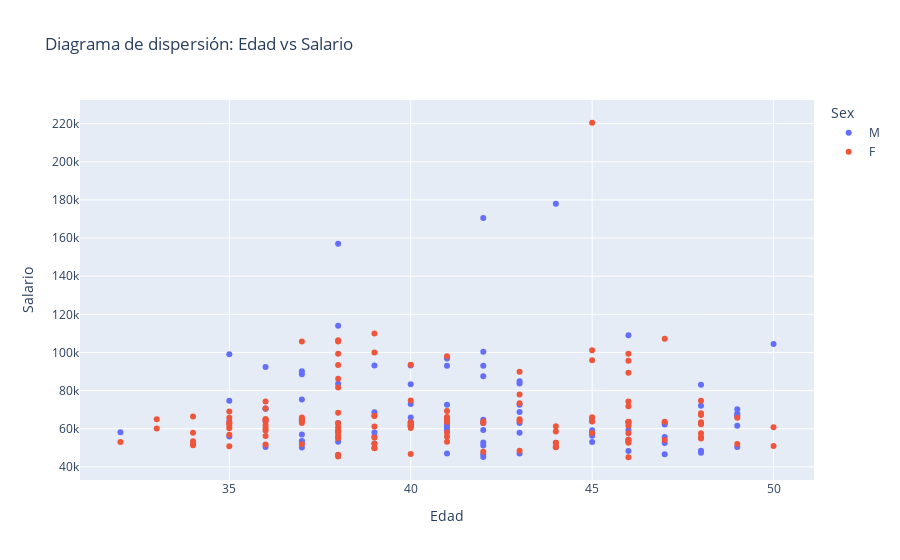

Notebook code cell kept with this figure:
### Markdown cell above
## 1. Edad vs Salario

Diagrama de dispersión

### Code cell
from datetime import datetime

# Primero tengo que calcular la edad a partir de la fecha de nacimiento
df["DOB"] = pd.to_datetime(df["DOB"], errors="coerce")
today = pd.to_datetime("today")
df["Edad"] = (today - df["DOB"]).dt.days // 365

# Asegurarse que DOB no tiene nan
df = df[df["DOB"].notna() & (df["DOB"] < today)]

# Calcular edad
df["Edad"] = ((today - df["DOB"]).dt.days // 365).astype(int)

# Filtrar edades razonables porque hay errores en los datos
df = df[(df["Edad"] > 17) & (df["Edad"] < 100)]  # por ejemplo: 18 a 99 años

# Diagrama de dispersión Edad vs Salario
fig1 = px.scatter(
    df,
    x="Edad",
    y="Salary",
    color="Sex",
    title="Diagrama de dispersión: Edad vs Salario",
    hover_data=["Employee_Name", "Department", "Position"],
    labels={"Edad": "Edad", "Salary": "Salario"},
    
    
)
fig1.show()

### Figure 1 — Plotly figure (JSON) as saved in the notebook; plotly's stock layout.template omitted (floating-point values rounded to 4 significant figures; data arrays with more than 128 entries replaced by an {"elided": "..."} marker saying what was removed)
{"data": [{"customdata": {"elided": "98x3 str values"}, "hovertemplate": "Sex=M <br>Edad=%{x}<br>Salario=%{y}<br>Employee_Name=%{customdata[0]}<br>Department=%{customdata[1]}<br>Position=%{customdata[2]}<extra></extra>", "legendgroup": "M ", "marker": {"color": "#636efa", "symbol": "circle"}, "mode": "markers", "name": "M ", "orientation": "v", "showlegend": true, "type": "scatter", "x": [41, 50, 42, 37, 36, 41, 47, 43, 46, 41, 47, 41, 42, 41, 39, 46, 44, 47, 45, 49, 42, 38, 45, 37, 47, 49, 41, 42, 46, 41, 35, 37, 43, 49, 44, 39, 35, 46, 43, 35, 36, 41, 36, 48, 49, 45, 47, 45, 39, 38, 41, 41, 41, 42, 36, 46, 40, 43, 39, 32, 38, 48, 45, 36, 42, 48, 48, 45, 43, 46, 40, 37, 37, 43, 40, 40, 42, 40, 38, 39, 37, 40, 42, 38, 40, 42, 42, 37, 49, 37, 42, 38, 35, 38, 49, 43, 38, 40], "xaxis": "x", "y": [62506, 104437, 59365, 50178, 92328, 58709, 52505, 57834, 53250, 65288, 62162, 72640, 52846, 60380, 68678, 59369, 50373, 63108, 59144, 68051, 170500, 83552, 56294, 56991, 55722, 61568, 96820, 51259, 54285, 60340, 64057, 53366, 72609, 70187, 178000, 52249, 74679, 48285, 62957, 99020, 64246, 46998, 70545, 83082, 50482, 65310, 46654, 63973, 93206, 46120, 64520, 61962, 93046, 64738, 70468, 63450, 63291, 83667, 55800, 58207, 157000, 72106, 57575, 50470, 46664, 48495, 47414, 53060, 68829, 108987, 93093, 53564, 64724, 47001, 83363, 61729, 45115, 63353, 53180, 57975, 88527, 72992, 87565, 63003, 61355, 63025, 92989, 90100, 67176, 75281, 100416, 58523, 55875, 113999, 66541, 84903, 58371, 65893], "yaxis": "y"}, {"customdata": {"elided": "122x3 str values"}, "hovertemplate": "Sex=F<br>Edad=%{x}<br>Salario=%{y}<br>Employee_Name=%{customdata[0]}<br>Department=%{customdata[1]}<br>Position=%{customdata[2]}<extra></extra>", "legendgroup": "F", "marker": {"color": "#EF553B", "symbol": "circle"}, "mode": "markers", "name": "F", "orientation": "v", "showlegend": true, "type": "scatter", "x": [36, 36, 35, 48, 46, 39, 35, 34, 38, 34, 37, 45, 38, 39, 46, 41, 37, 43, 48, 38, 35, 46, 45, 38, 46, 38, 36, 36, 33, 35, 36, 38, 46, 37, 44, 41, 46, 41, 34, 45, 35, 32, 44, 39, 41, 42, 48, 41, 41, 39, 39, 41, 33, 48, 34, 38, 38, 39, 35, 45, 38, 46, 43, 44, 36, 48, 43, 49, 38, 48, 38, 37, 47, 38, 38, 48, 46, 40, 36, 40, 39, 44, 35, 46, 35, 38, 38, 48, 46, 40, 36, 40, 45, 43, 40, 43, 38, 36, 50, 44, 39, 37, 37, 38, 49, 42, 36, 47, 50, 42, 40, 34, 39, 40, 44, 47, 41, 40, 43, 45, 46, 46], "xaxis": "x", "y": [64955, 64991, 50825, 57568, 95660, 110000, 62910, 66441, 106367, 53492, 63000, 63763, 93396, 100031, 54237, 64786, 64816, 64066, 63381, 56149, 65729, 57583, 101199, 59231, 61584, 46335, 70621, 74241, 60070, 56847, 59124, 99280, 71776, 65902, 58530, 55965, 99351, 53171, 51337, 57815, 61555, 53018, 61242, 66825, 66149, 63813, 54828, 63478, 97999, 49920, 55425, 69340, 64995, 68182, 51908, 60724, 105700, 61154, 68999, 66074, 81584, 63676, 77915, 52624, 51777, 67237, 73330, 52057, 45395, 62385, 68407, 105688, 54132, 55315, 62810, 55688, 52599, 63430, 63695, 62061, 66738, 52674, 63051, 63515, 60270, 45998, 57954, 74669, 74226, 93554, 61844, 46799, 95920, 64971, 61422, 89883, 86214, 56147, 50923, 50750, 52087, 51920, 63878, 55000, 65714, 47961, 60120, 63682, 60754, 63025, 74813, 57859, 49773, 62068, 50274, 107226, 58062, 60446, 48513, 220450, 89292, 45046], "yaxis": "y"}], "layout": {"legend": {"title": {"text": "Sex"}, "tracegroupgap": 0}, "title": {"text": "Diagrama de dispersión: Edad vs Salario"}, "xaxis": {"anchor": "y", "domain": [0, 1], "title": {"text": "Edad"}}, "yaxis": {"anchor": "x", "domain": [0, 1], "title": {"text": "Salario"}}}}
